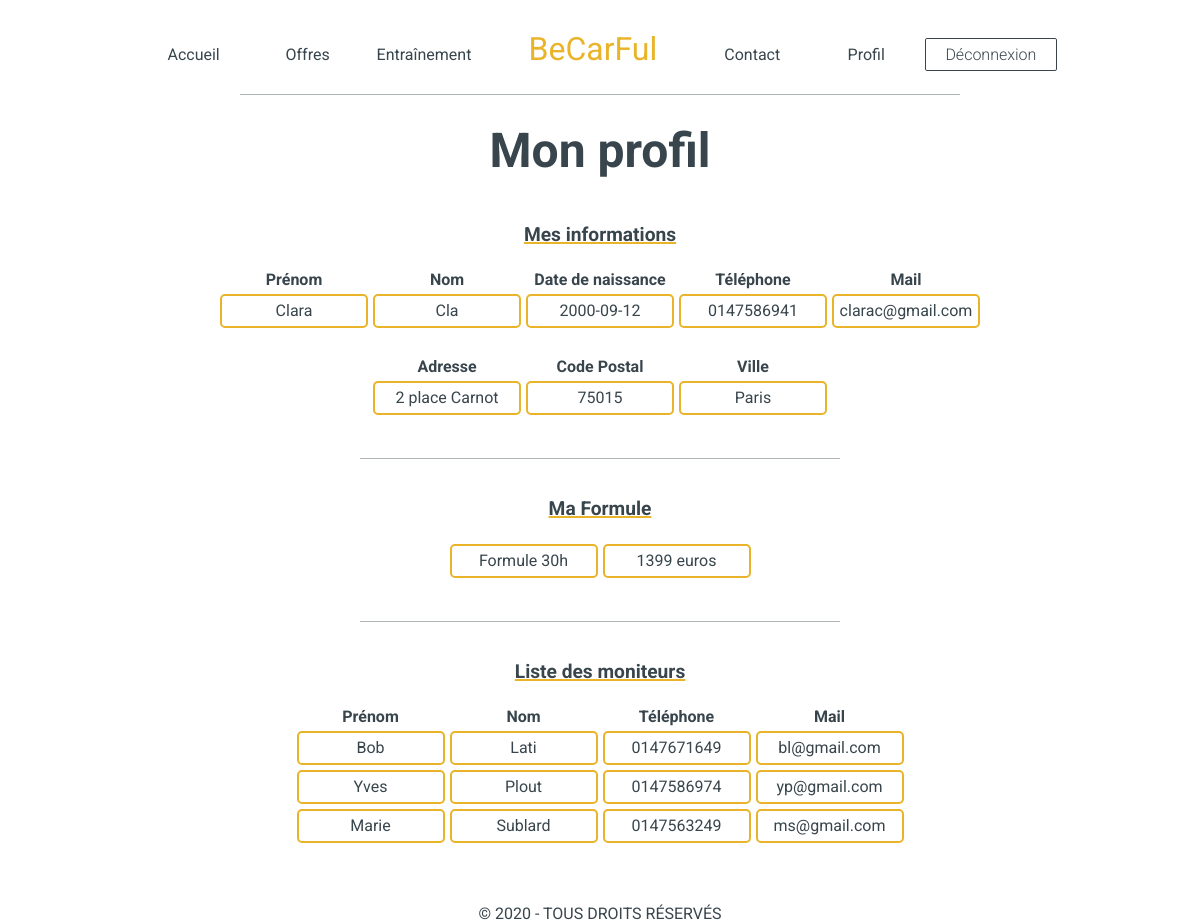
Screenshot of /mvc_poo/index2.php?page=3 (signed in) with the database file from the repository.
### tables this page shows
CREATE TABLE eleve (
    ideleve INT(3) NOT NULL auto_increment,
    prenom VARCHAR(30),
    nom VARCHAR(30),
    adresse VARCHAR(60),
    cp INT(5),
    ville VARCHAR(30),
    tel VARCHAR(20),
    email VARCHAR(40),
    d_naissance DATE,
    mdp varchar(100),
    idformule INT(3),
    PRIMARY KEY (ideleve),
    FOREIGN KEY (idformule) references formule(idformule)
);

CREATE TABLE formule (
    idformule INT(3) auto_increment,
    libelle VARCHAR(30),
    prix VARCHAR(30),
    PRIMARY KEY (idformule)
);

CREATE TABLE moniteur (
    idmoniteur int(3) NOT NULL auto_increment,
    prenomMoniteur VARCHAR(30),
    nomMoniteur VARCHAR(30),
    adresse VARCHAR(60),
    cp INT(5),
    ville VARCHAR(30),
    tel VARCHAR(20),
    mail VARCHAR(40),
    d_naissance DATE,
    d_embauche DATE,
    salaire FLOAT,
    PRIMARY KEY (idmoniteur)
);

### mvc_poo/controleur/controleur.class.php (called while the page is built, shortened)
<?php
    require_once ("modele/modele.class.php");
    class Controleur {
        private $unModele;
        public function __construct (){
            $this->unModele = new Modele ();
        }
        public function selectAllMoniteur (){
            $lesMoniteurs = $this->unModele->selectAllMoniteur ();
            return $lesMoniteurs;
        }
        public function selectUnEleve ($email){
            $leEleve = $this->unModele->selectUnEleve ($email);
            return $leEleve;
        }
        public function selectIdFormuleEleve ($email){
            $IdFormule = $this->unModele->selectIdFormuleEleve ($email);
            return $IdFormule;
        }
        public function selectUneFormule ($IdFormule){
            $laFormule = $this->unModele->selectUneFormule ($IdFormule);
            return $laFormule;
        }
    }
?>

### mvc_poo/modele/modele.class.php (called while the page is built, shortened)
<?php
    class Modele {
        private $unPdo;
        public function __construct () {
            try{
                $this->unPdo = new PDO("mysql:host=localhost;dbname=auto_ecole","root","");
            }
            catch (PDOException $exp){
                echo "Erreur de connexion à la BDD";
            }
        }
        public function selectAllMoniteur () {
            if ($this->unPdo != null) {
                $requete = "select nomMoniteur, prenomMoniteur, tel, mail from moniteur;";
                $select = $this->unPdo-> prepare($requete);
                $select->execute();
                $lesMoniteurs = $select->fetchAll();
                return $lesMoniteurs;
            }else{
                return null;
            }
        }
        public function selectUnEleve ($email) {
            if ($this->unPdo != null) {
                $requete = "select prenom, nom, tel, email, adresse, cp, ville, d_naissance from eleve where eleve.email= '".$email."'";
                $select = $this->unPdo-> prepare($requete);
                $select->execute();
                $leEleve = $select->fetchAll();
                return $leEleve;
            }else{
                return null;
            }
        }
        public function selectIdFormuleEleve ($email) {
           if ($this->unPdo != null) {
                $requete = "select idformule from eleve where eleve.email= '".$email."'";
                $select = $this->unPdo-> prepare($requete);
                $select->execute();
                $leIdFormule = $select->fetch();
                return $leIdFormule['idformule'];
            }else{
                return null;
            }
        }
        public function selectUneFormule ($IdFormule) {
            if ($this->unPdo != null) {
                $requete = "select libelle, prix from formule where formule.idformule= '".$IdFormule."'";
                $select = $this->unPdo-> prepare($requete);
                $select->execute();
                $laFormule = $select->fetchAll();
                return $laFormule;
            }else{
                return null;
            }
        }
    }
?>

### mvc_poo/vue/vue_moniteur.php (the view)
<center>
    <br>
    <br>
    <hr>
    <br>
    <br>
    <p class="profiltitre">Liste des moniteurs</p>
    <br>
    <table class="profiltable">
        <tr>
        <th>Prénom</th>
        <th>Nom</th>
        <th>Téléphone</th>
        <th>Mail</th>
        </tr>
    <?php
        foreach ($lesMoniteurs as $unMoniteur) {
            echo "<tr>
            <td>".$unMoniteur["prenomMoniteur"]."</td>
            <td>".$unMoniteur["nomMoniteur"]."</td>
            <td>".$unMoniteur["tel"]."</td>
            <td>".$unMoniteur["mail"]."</td>
            </tr>";
        }
    ?>
    </table>
    <br>
    <br>
    <br>
    <br>
</center>

### mvc_poo/vue/vue_eleve.php
<center>
    <br>
    <br>
    <p class="profiltitre">Mes informations</p>
    <br>
    <table class="profiltable">
        <tr>
        <th>Prénom</th>
        <th>Nom</th>
        <th>Date de naissance</th>
        <th>Téléphone</th>
        <th>Mail</th>
        </tr>
    <?php
        foreach ($leEleve as $unEleve) {
            echo "<tr>
            <td>".$unEleve["prenom"]."</td>
            <td>".$unEleve["nom"]."</td>
            <td>".$unEleve["d_naissance"]."</td>
            <td>".$unEleve["tel"]."</td>
            <td>".$unEleve["email"]."</td>
            </tr>";
        }
    ?>
    </table>
    <br>
    <table class="profiltable">
        <tr>
        <th>Adresse</th>
        <th>Code Postal</th>
        <th>Ville</th>
        </tr>
    <?php
        foreach ($leEleve as $unEleve) {
            echo "<tr>
            <td>".$unEleve["adresse"]."</td>
            <td>".$unEleve["cp"]."</td>
            <td>".$unEleve["ville"]."</td>
            </tr>";
        }
    ?>
    </table>
</center>

### mvc_poo/vue/vue_formule.php
<center>
    <br>
    <br>
    <hr>
    <br>
    <br>
    <p class="profiltitre">Ma Formule</p>
    <br>
    <table class="profiltable">
    <?php
        foreach ($laFormule as $uneFormule) {
            echo "<tr>
            <td>".$uneFormule["libelle"]."</td>
            <td>".$uneFormule["prix"]."</td>
            </tr>";
        }
    ?>
    </table>
</center>

### mvc_poo/style.css (style rules this page uses)
* { margin: 0; padding: 0; }
html body { font-family: 'Roboto', sans-serif; box-sizing: border-box; min-height: 100%; color: #38454C; }
hr { width: 40%; border: none; border-top: 1px solid #38454C; opacity: 0.4; text-align: center; margin: auto; }
p.profiltitre { text-decoration: underline 2px; text-decoration-color: #E9B429; font-size: 120%; font-weight:bold; }
table.profiltable { border-radius: 8px; text-align: center; border: 0px solid #E9B429; border-spacing: 5px; }
td { border-radius: 5px; text-align: center; border: 2px solid #E9B429; width:9em; height:30px; }

### rows the page displays
eleve: prenom "Clara", nom "Cla", d_naissance "2000-09-12", tel "0147586941", email "clarac@gmail.com", adresse "2 place Carnot", cp "75015", ville "Paris"
formule: libelle "Formule 30h", prix "1399 euros"
moniteur: prenomMoniteur "Bob", nomMoniteur "Lati", tel "0147671649", mail "bl@gmail.com"
moniteur: prenomMoniteur "Yves", nomMoniteur "Plout", tel "0147586974", mail "yp@gmail.com"
moniteur: prenomMoniteur "Marie", nomMoniteur "Sublard", tel "0147563249", mail "ms@gmail.com"
